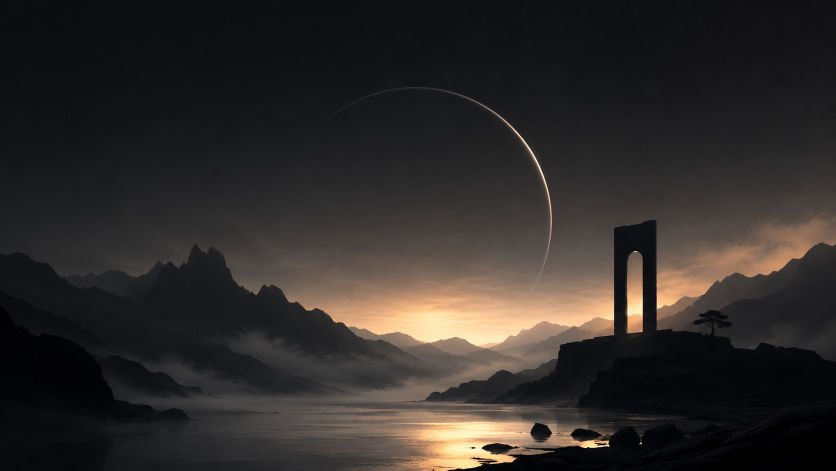
#> input picture assets/branding/wallpaper/contrib/singularity/singularity-epic.png, 1672 x 941 px (shown at 1/2 size)
$ python -i make-greeter-backdrop.py   (imports and definitions only)
#> lines starting #> are read from the running program, lines starting #| are printed output that depends on the picture
#!/usr/bin/env python3
"""Make the Cygnus greeter backdrop from the approved no-text clean field.

usage: make-greeter-backdrop.py greeter-clean-1920x1080.png OUT.png

singularity-greeter downscales its background to 960 px wide and applies two
box blurs, so only broad colour survives. This applies a soft elliptical
darkening (multiply, smooth in both directions, no hard edge) so white UI
text keeps >= 4.5:1 over the whole central login area AFTER that blur, while
the magenta/cyan composition stays recognisable. Prints the measured result
and exits non-zero if the target is missed.
"""
import sys
import numpy as np
from PIL import Image, ImageFilter

TARGET = 4.5


def greeter_view(im):
    im = im.convert("RGB").resize((960, 540), Image.BILINEAR)
    for _ in range(2):
        im = im.filter(ImageFilter.BoxBlur(12))
    return im


def lum(img):
    a = np.asarray(img) / 255.0
    a = np.where(a <= 0.04045, a / 12.92, ((a + 0.055) / 1.055) ** 2.4)
    return 0.2126 * a[..., 0] + 0.7152 * a[..., 1] + 0.0722 * a[..., 2]


def centre_worst(img):
    L = lum(img)
    h, w = L.shape
    r = L[int(h * .25):int(h * .75), int(w * .30):int(w * .70)]
    return 1.05 / (np.percentile(r, 99) + 0.05), 1.05 / (np.median(r) + 0.05)


def apply(src, centre, edge):
    w, h = src.size
    y, x = np.mgrid[0:h, 0:w]
    d = np.sqrt(((x - w / 2) / (w * 0.42)) ** 2 + ((y - h / 2) / (h * 0.50)) ** 2)
    t = np.clip(d, 0, 1)
    t = t * t * (3 - 2 * t)                      # smoothstep: C1 at both ends
    m = centre + (edge - centre) * t
    a = np.asarray(src.convert("RGB")).astype(np.float32) * m[..., None]
    return Image.fromarray(np.clip(a, 0, 255).astype(np.uint8))


def main(src_path, out_path):
#> called with out_path = 'out.png'
    src = Image.open(src_path).convert("RGB")
#> src is the input picture: PIL image 1672x941 RGB; mean R, G, B 48.3, 43.9, 41.8
    centre = 0.80
    while True:
        out = apply(src, centre, 0.90)
        p99, med = centre_worst(greeter_view(out))
        if p99 >= TARGET or centre < 0.30:
            break
        centre -= 0.02
#> this loop made 25 passes
#> (p99, med) on passes 1 to 12: (2.06, 13.06), (2.12, 13.22), (2.19, 13.33), (2.26, 13.49), (2.33, 13.67), (2.41, 13.87), (2.49, 14.06), (2.57, 14.25), (2.65, 14.43), (2.75, 14.6), (2.84, 14.79), (2.94, 14.92)
#> pass 1, in apply, `a = np.asarray(src.convert("RGB")).astype(np.float32) * m[..., None]`:
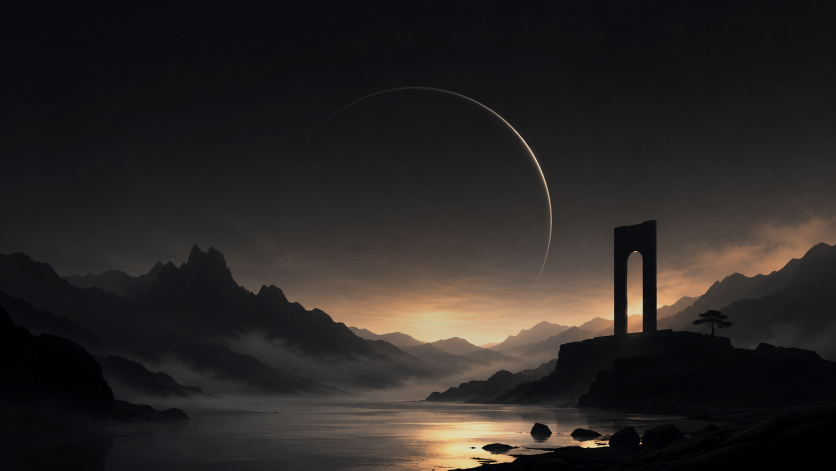
#> a: shape (941, 1672, 3) float64 (shown at 1/2 size); mean R, G, B 41.9, 38.1, 36.4
#> pass 1, in greeter_view, `im = im.convert("RGB").resize((960, 540), Image.BILINEAR)`:
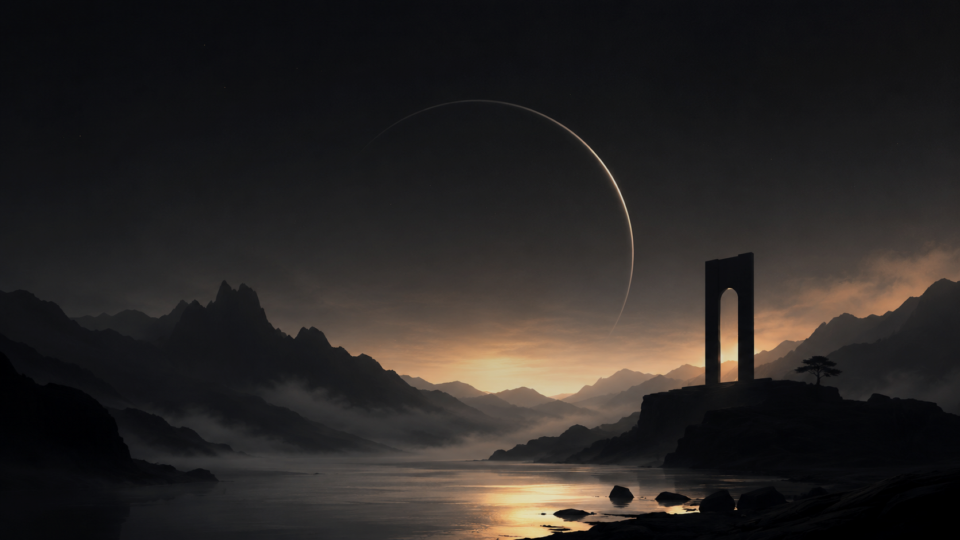
#> im: PIL image 960x540 RGB; mean R, G, B 41.5, 37.7, 35.9
#> pass 1, in lum, `a = np.asarray(img) / 255.0`:
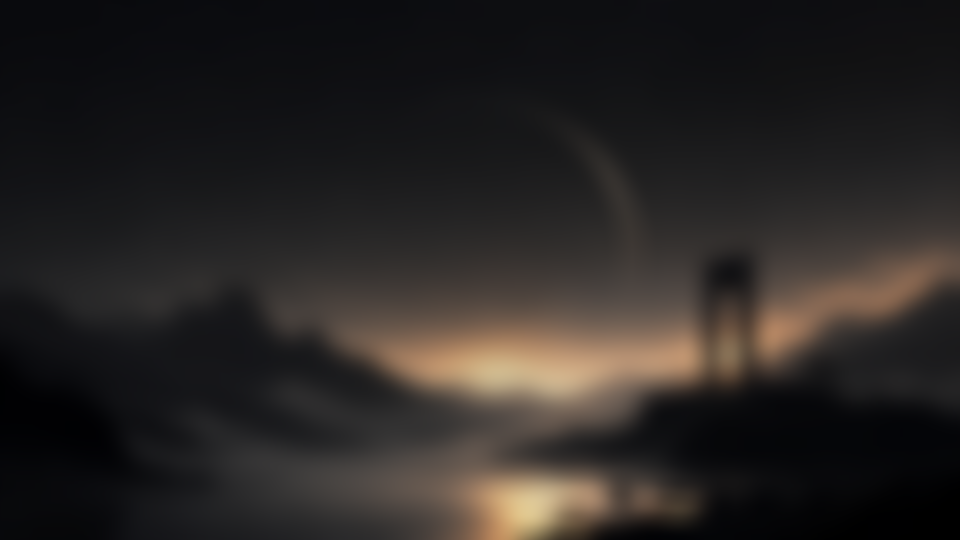
#> a: shape (540, 960, 3) float64; mean R, G, B 0.162, 0.148, 0.141
#> after the loop:
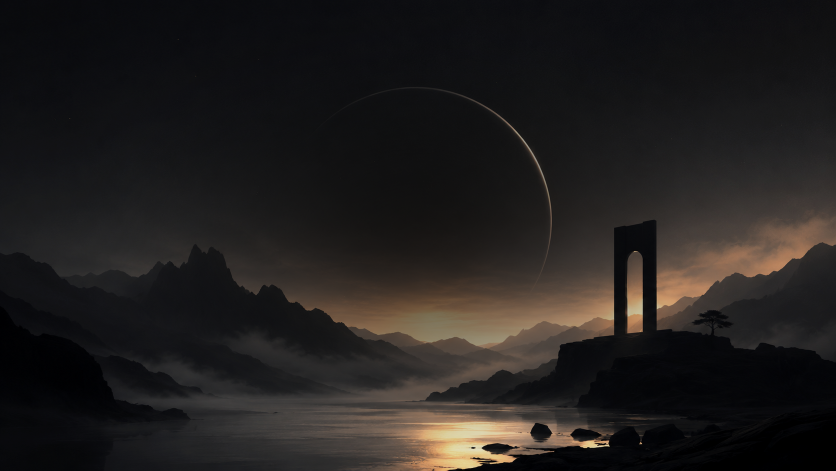
#> out: PIL image 1672x941 RGB (shown at 1/2 size); mean R, G, B 34.1, 31.1, 30
#> after the loop, centre = 0.32
    out.save(out_path, "PNG", optimize=True)
    print(f"centre multiplier {centre:.2f}: white contrast p99 {p99:.2f}:1, median {med:.2f}:1 (target {TARGET})")
#| centre multiplier 0.32: white contrast p99 4.59:1, median 17.16:1 (target 4.5)
    sys.exit(0 if p99 >= TARGET else 1)
#> (the program exits here)

$ run again, on assets/branding/wallpaper/contrib/singularity/singularity-prospective.png
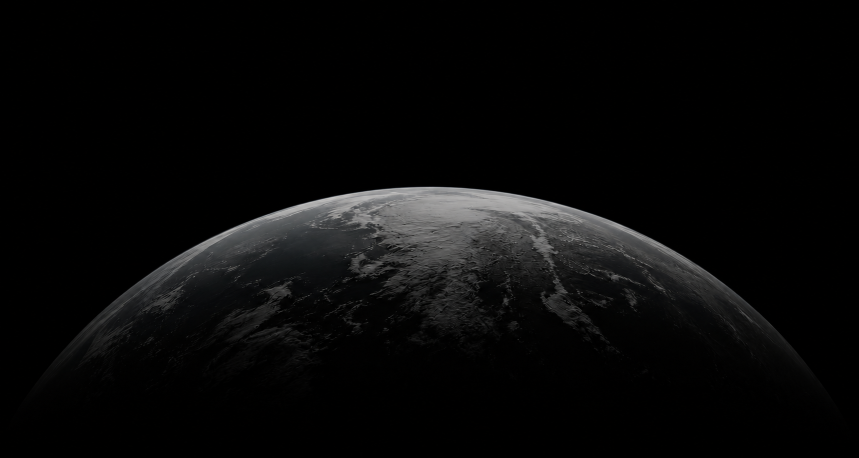
#> input picture assets/branding/wallpaper/contrib/singularity/singularity-prospective.png, 1717 x 916 px (shown at 1/2 size)
#> in main, src is the input picture: PIL image 1717x916 RGB; mean R, G, B 9.2, 9.2, 9.2
#> the loop in main, `while True:` made 1 pass
#> (p99, med) on pass 1: (4.88, 19.44)
#> pass 1, in greeter_view, `im = im.convert("RGB").resize((960, 540), Image.BILINEAR)`:
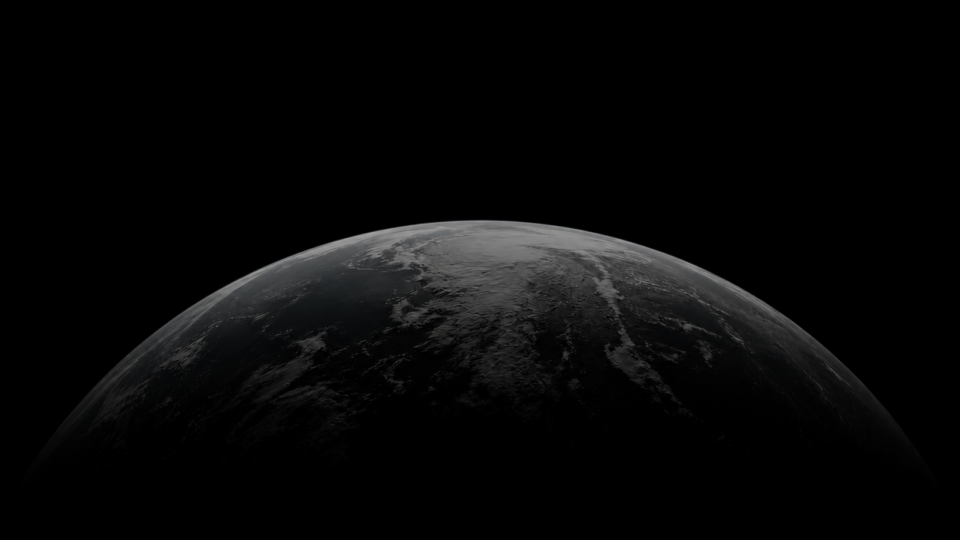
#> im: PIL image 960x540 RGB; mean R, G, B 7.4, 7.5, 7.5
#> pass 1, in lum, `a = np.asarray(img) / 255.0`:
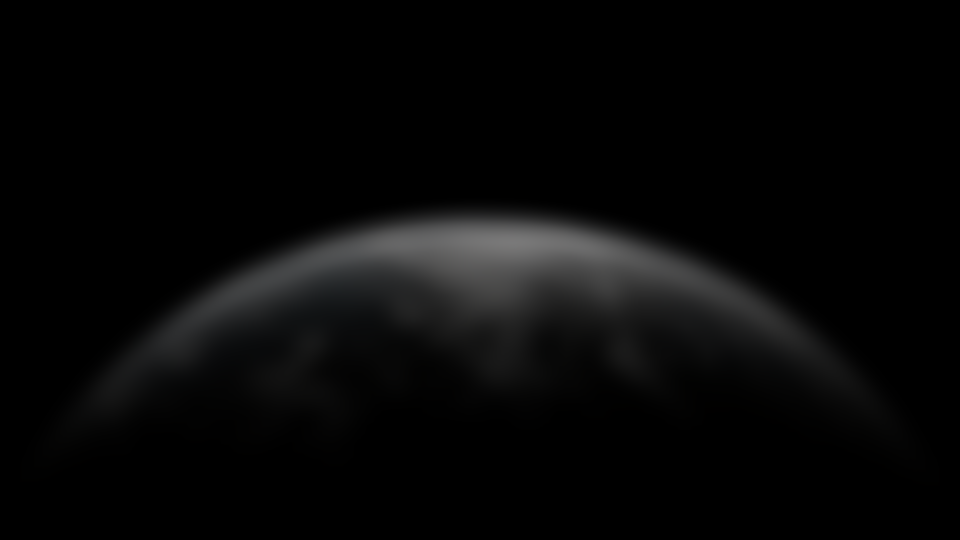
#> a: shape (540, 960, 3) float64; mean R, G, B 0.0291, 0.0293, 0.0295
#> after the loop in main, `while True:`: centre = 0.8
#| centre multiplier 0.80: white contrast p99 4.88:1, median 19.44:1 (target 4.5)
